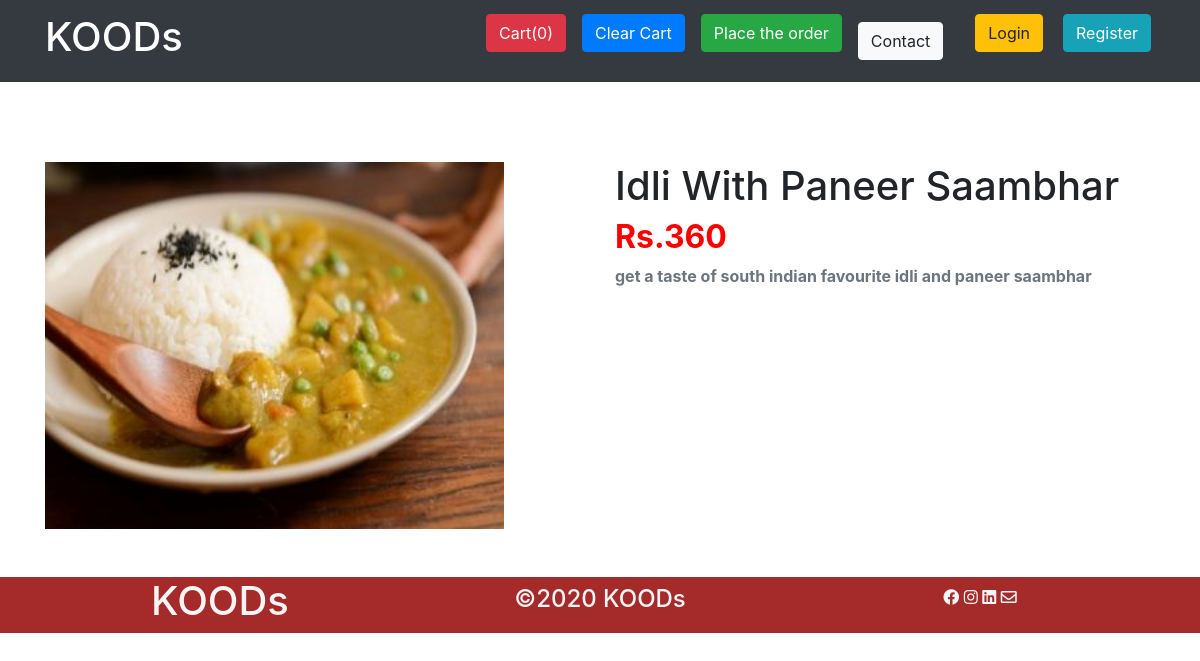
Page /products/8 on the committed database.
### shop/models.py (models this page shows, shortened)
class Product(models.Model):
    product_id = models.AutoField(primary_key=True)
    product_name = models.CharField(max_length=100,default='food-item')
    product_desc = models.CharField(max_length=500,default='food-item-description')
    product_price = models.CharField(max_length=10,default='0')
    product_image = models.ImageField(upload_to='shop/images',default = '')
    date = models.DateField(default=timezone.now())

### shop/views.py (the view)
# urls.py: path('products/<int:myid>',views.products, name='products'),
def products(request, myid):
    product = Product.objects.filter(product_id = myid)
    return render(request,'shop/products.html',{'product':product[0]})

### shop/templates/shop/products.html (shortened to what this page needs)
{% extends 'shop/base.html' %}
{% block body %}
<div class="container " style="margin-top: 5rem;">
        <div class="row ">
                <div class="col-md-6 col-sm-12 ">
                        <img style="width: 85%; " src=/media/{{product.product_image}} alt="">
                </div>
                <div class="col-md-6 col-sm-12">
                        <h1 class="text-capitalize">{{product.product_name}}</h1>
                        <h2 style="color: red;"><b>Rs.{{product.product_price}}</b></h2>
                        <p class="text-secondary"><b>{{product.product_desc}}</b></p>
                </div>
        </div>
</div>
{% endblock  %}

### rows in the picture
Product: product_image (picture), product_name "Idli With Paneer Saambhar", product_price "360", product_desc "get a taste of south indian favourite idli and paneer saambhar"
